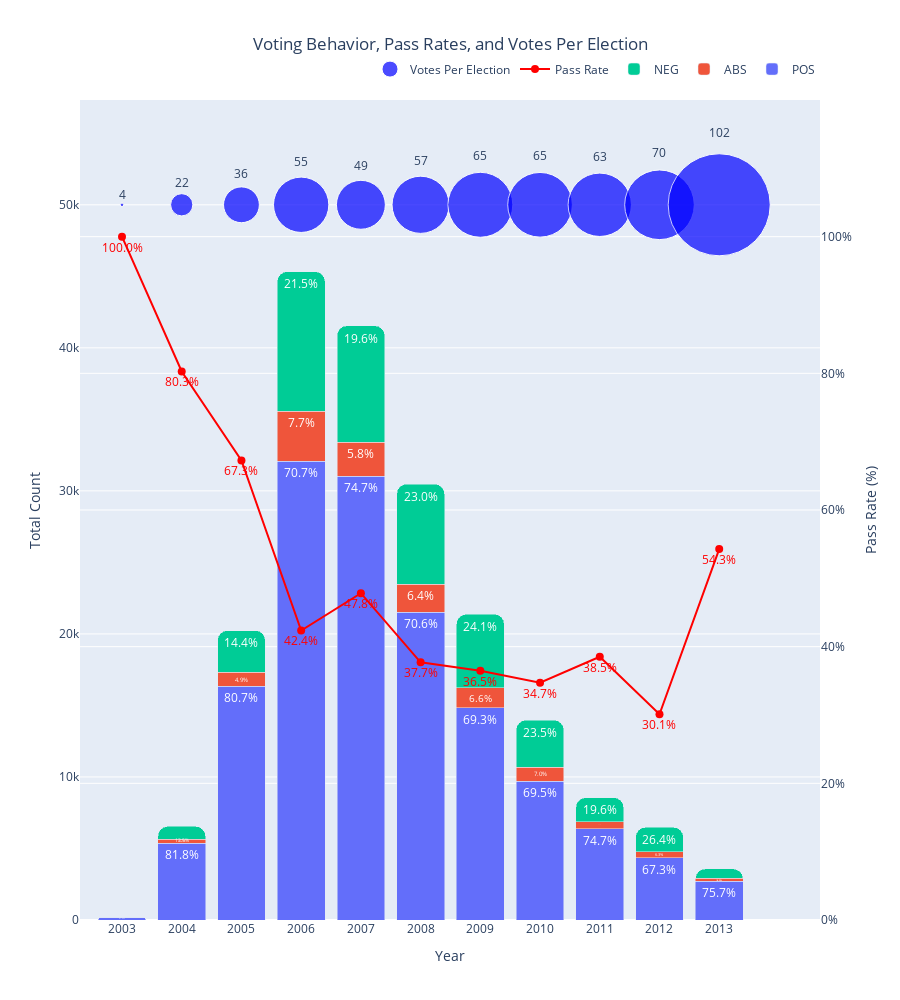

Here is the notebook cell this chart was saved with:
### Markdown cell above
- Steady shift of the mass towards the right for Wins --> more and more votes needed to win elections
- Mass of rejections stays mostly anchored under 100 votes, but frequency fluctuates a lot --> low election participation is still a eliminating factor but very it's usage fluctuates

### Code cell
plot.voting_behaviors(df1,passrate_byYear,prt=True)

### Figure 1 — Plotly figure (JSON) as saved in the notebook; plotly's stock layout.template omitted (floating-point values rounded to 4 significant figures)
{"data": [{"name": "POS", "text": ["97.5%", "81.8%", "80.7%", "70.7%", "74.7%", "70.6%", "69.3%", "69.5%", "74.7%", "67.3%", "75.7%"], "textfont": {"color": "white"}, "textposition": "inside", "type": "bar", "x": [2003, 2004, 2005, 2006, 2007, 2008, 2009, 2010, 2011, 2012, 2013], "y": [198, 5350, 16326, 32054, 31012, 21523, 14822, 9710, 6393, 4358, 2705]}, {"name": "ABS", "text": ["0.5%", "4.7%", "4.9%", "7.7%", "5.8%", "6.4%", "6.6%", "7.0%", "5.7%", "6.3%", "6.1%"], "textfont": {"color": "white"}, "textposition": "inside", "type": "bar", "x": [2003, 2004, 2005, 2006, 2007, 2008, 2009, 2010, 2011, 2012, 2013], "y": [1, 308, 992, 3511, 2391, 1954, 1404, 976, 485, 408, 218]}, {"name": "NEG", "text": ["2.0%", "13.5%", "14.4%", "21.5%", "19.6%", "23.0%", "24.1%", "23.5%", "19.6%", "26.4%", "18.2%"], "textfont": {"color": "white"}, "textposition": "inside", "type": "bar", "x": [2003, 2004, 2005, 2006, 2007, 2008, 2009, 2010, 2011, 2012, 2013], "y": [4, 883, 2921, 9760, 8138, 7002, 5149, 3284, 1678, 1708, 649]}, {"line": {"color": "red", "width": 2}, "marker": {"color": "red", "size": 8}, "mode": "lines+markers+text", "name": "Pass Rate", "text": ["100.0%", "80.3%", "67.3%", "42.4%", "47.8%", "37.7%", "36.5%", "34.7%", "38.5%", "30.1%", "54.3%"], "textfont": {"color": "red"}, "textposition": "bottom center", "type": "scatter", "x": [2003, 2004, 2005, 2006, 2007, 2008, 2009, 2010, 2011, 2012, 2013], "y": [100, 80.27, 67.26, 42.37, 47.82, 37.71, 36.47, 34.72, 38.52, 30.11, 54.29], "yaxis": "y2"}, {"hoverinfo": "text+x", "hovertext": ["Year: 2003<br>Votes Per Election: 4", "Year: 2004<br>Votes Per Election: 22", "Year: 2005<br>Votes Per Election: 36", "Year: 2006<br>Votes Per Election: 55", "Year: 2007<br>Votes Per Election: 49", "Year: 2008<br>Votes Per Election: 57", "Year: 2009<br>Votes Per Election: 65", "Year: 2010<br>Votes Per Election: 65", "Year: 2011<br>Votes Per Election: 63", "Year: 2012<br>Votes Per Election: 70", "Year: 2013<br>Votes Per Election: 102"], "marker": {"color": "blue", "opacity": 0.7, "size": [3.5, 22.25, 35.82, 55.34, 48.93, 57.18, 64.97, 64.68, 63.38, 69.61, 102.1]}, "mode": "markers+text", "name": "Votes Per Election", "text": ["4", "22", "36", "55", "49", "57", "65", "65", "63", "70", "102"], "textposition": "top center", "type": "scatter", "x": [2003, 2004, 2005, 2006, 2007, 2008, 2009, 2010, 2011, 2012, 2013], "y": [50000, 50000, 50000, 50000, 50000, 50000, 50000, 50000, 50000, 50000, 50000]}], "layout": {"barcornerradius": 10, "barmode": "stack", "height": 1000, "legend": {"orientation": "h", "x": 1, "xanchor": "right", "y": 1.02, "yanchor": "bottom"}, "title": {"text": "Voting Behavior, Pass Rates, and Votes Per Election", "x": 0.5, "xanchor": "center"}, "xaxis": {"dtick": 1, "tick0": 2003, "tickmode": "array", "ticktext": ["2003", "2004", "2005", "2006", "2007", "2008", "2009", "2010", "2011", "2012", "2013"], "tickvals": [2003, 2004, 2005, 2006, 2007, 2008, 2009, 2010, 2011, 2012, 2013], "title": {"text": "Year"}}, "yaxis": {"title": {"text": "Total Count"}}, "yaxis2": {"overlaying": "y", "range": [0, 120], "side": "right", "ticktext": ["0%", "20%", "40%", "60%", "80%", "100%"], "tickvals": [0, 20, 40, 60, 80, 100], "title": {"text": "Pass Rate (%)"}}}}
